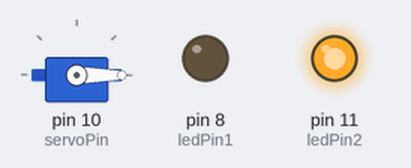
Simulated run of this sketch. Board: Arduino Uno, built with avr-gcc and run on an emulated ATmega328P. Shown: servo, output pins drawn as LEDs (lit = HIGH).

Above: at 0.1 s.
At 2.15 s:
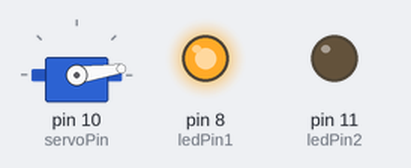
At 2.75 s:
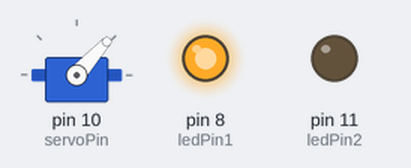
At 3.4 s:
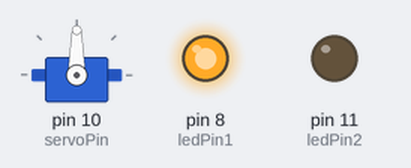
At 7.83 s:
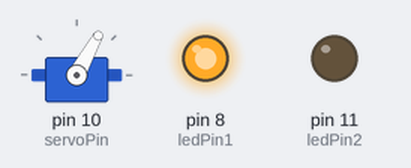
At 8.44 s:
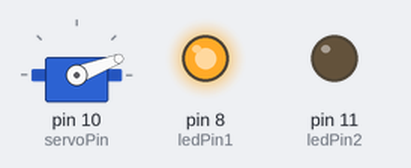
Timing chart, 0 to 10.2 s (numbered marks = the images above):
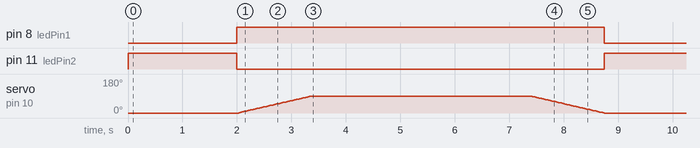

The sketch:

Simulation.ino
```cpp
#include <Servo.h>

Servo servoMotor;

const int ledPin1 = 8;  // Green light
const int ledPin2 = 11; // Red light
const int servoPin = 10;

bool gateOpened = false;

void setup() {
  pinMode(ledPin1, OUTPUT);
  pinMode(ledPin2, OUTPUT);

  servoMotor.attach(servoPin);
  servoMotor.write(0);  // Initialize servo position

  // Initially red light
  digitalWrite(ledPin1, LOW);
  digitalWrite(ledPin2, HIGH);
}

void rotateservo(int angle) {
  angle = constrain(angle, 0, 180);  // Ensure the angle is within the valid range
  servoMotor.write(angle);
  delay(15);
}

void openGate() {
  digitalWrite(ledPin1, HIGH);
  digitalWrite(ledPin2, LOW);

  for (int i = 0; i <= 90; i++) {
    rotateservo(i);
  }

  delay(4000); // Wait for 4 seconds

  for (int i = 90; i >= 0; i--) {
    rotateservo(i);
  }

  digitalWrite(ledPin1, LOW);
  digitalWrite(ledPin2, HIGH);
}

void loop() {
  // Your resident comparison logic here
  // For simplicity, let's assume a variable named isResident is set based on the comparison
  digitalWrite(ledPin1, LOW);
  digitalWrite(ledPin2, HIGH);
  delay(2000);
  bool isResident = true;  // Replace with your actual logic

  if (isResident && !gateOpened) {
    openGate();
    gateOpened = true;  // Set the flag to true to indicate that the gate has been opened
    // Add any additional logic or actions you want to perform after opening the gate
  } else if (!isResident && gateOpened) {
    // Reset the flag when no resident is detected
    gateOpened = false;
  }

  // Your other non-blocking loop logic here
}
```

Measured:
- by itself, pin 8 (ledPin1): LOW → HIGH at 2.0 s, → LOW 6.7 s later
- by itself, pin 11 (ledPin2): HIGH → LOW at 2.0 s, → HIGH 6.7 s later
- by itself, servo on pin 10 (servoPin): rises from 0° to 90° in 1.3 s, then falls to 0° in 5.4 s
